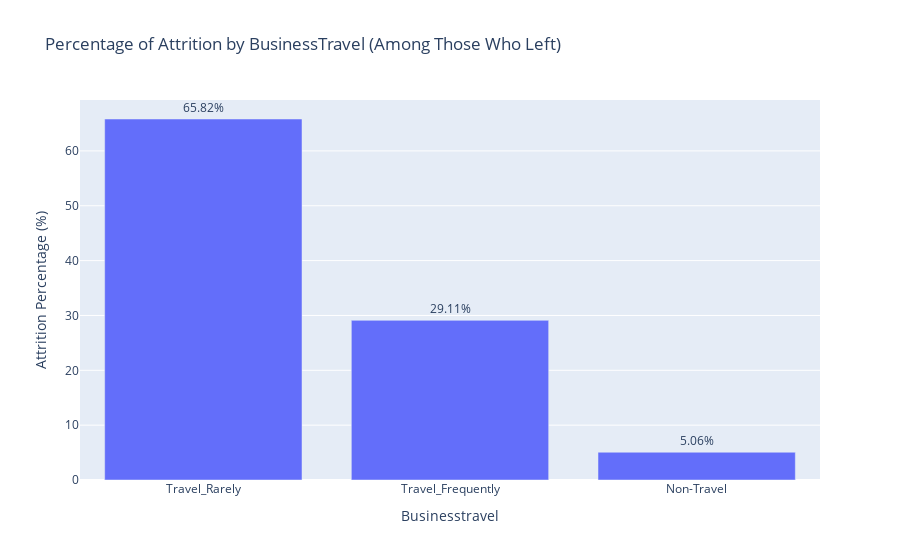
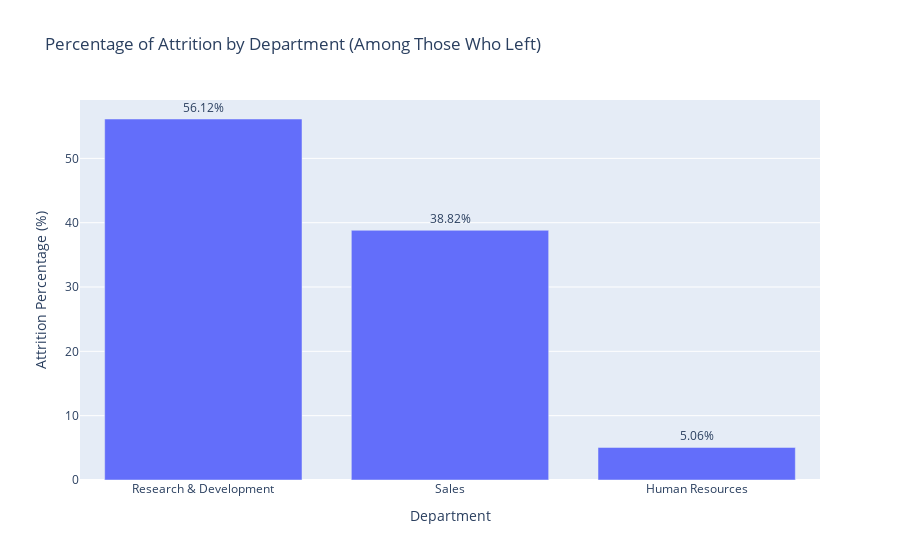
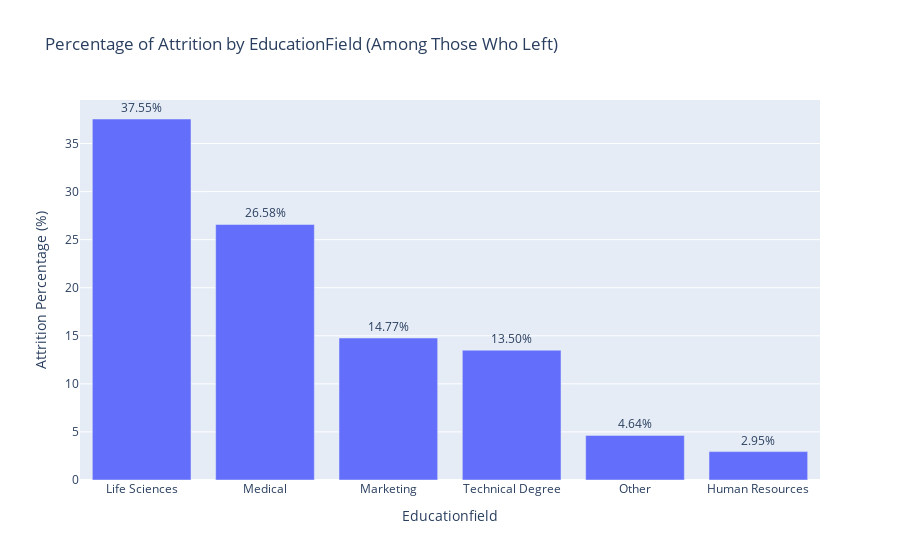
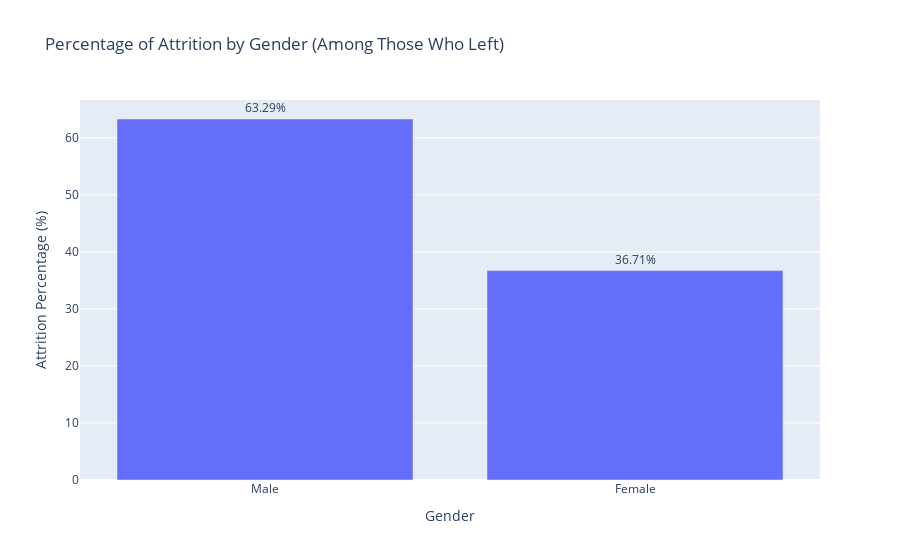

Notebook cell for these charts, in order:
### Markdown cell above
## Analyze a multiple variables by creating functions

### Code cell
def analyze_attrition_by_category(df, category_column):
    """
    Analyzes attrition percentage based on a categorical variable.

    Args:
        df (pd.DataFrame): The DataFrame containing employee data with an 'Attrition' column (True/False)
                           and the specified categorical column.
        category_column (str): The name of the categorical column to analyze.

    Returns:
        pd.DataFrame: A DataFrame showing the percentage of attrition for each category,
                      or None if the category column is not found.
    """
    if category_column not in df.columns:
        print(f"Error: Column '{category_column}' not found in the DataFrame.")
        return None

    attrition_df = df[df['Attrition_Flag'] == True].copy()
    attrition_by_category = attrition_df.groupby(category_column).size().reset_index(name='AttritionCount')
    total_attrition = attrition_by_category['AttritionCount'].sum()

    if total_attrition > 0:
        attrition_by_category['AttritionPercentage'] = (attrition_by_category['AttritionCount'] / total_attrition) * 100
        attrition_by_category = attrition_by_category.sort_values(ascending=False, by= 'AttritionPercentage')

    else:
        attrition_by_category['AttritionPercentage'] = 0.0

    return attrition_by_category

def plot_attrition_percentage(df_results, category_column):
    """
    Plots the attrition percentage by category using Plotly barplot.

    Args:
        df_results (pd.DataFrame): DataFrame output from analyze_attrition_by_category.
        category_column (str): The name of the categorical column being plotted.
    """
    if df_results is not None and not df_results.empty:
        fig = px.bar(df_results,
                     x=category_column,
                     y='AttritionPercentage',
                     title=f'Percentage of Attrition by {category_column} (Among Those Who Left)',
                     labels={'AttritionPercentage': 'Attrition Percentage (%)',
                             category_column: category_column.replace('_', ' ').title()})  # Improve label
        # Add percentage values above the bars
        fig.update_traces(texttemplate='%{y:.2f}%', textposition='outside')
        fig.update_layout(uniformtext_minsize=8, uniformtext_mode='hide')
        fig.show()
    elif df_results is None:
        pass  # Error message already printed in analyze_attrition_by_category
    else:
        print(f"No attrition data to plot for {category_column}.")



# List categorical columns you want to analyze
#categorical_cols_to_analyze = ['Education_label', 'EnvironmentSatisfaction_label','JobInvolvement_label','JobSatisfaction_label','PerformanceRating_label','RelationshipSatisfaction_label','WorkLifeBalance_label']
categorical_cols_to_analyze = df.select_dtypes(include=object).columns
# Remove Attrition colum
categorical_cols_to_analyze = [column_x for column_x in categorical_cols_to_analyze  if column_x != 'Attrition']

# Loop through the list of categorical columns
for col in categorical_cols_to_analyze:
    print(f"\n--- Analyzing Attrition by: {col} ---")
    attrition_results = analyze_attrition_by_category(df, col)
    if attrition_results is not None:
        print(attrition_results)
        plot_attrition_percentage(attrition_results, col)

### Figure 1 — Plotly figure (JSON) as saved in the notebook; plotly's stock layout.template omitted (floating-point values rounded to 4 significant figures)
{"data": [{"hovertemplate": "Businesstravel=%{x}<br>Attrition Percentage (%)=%{y}<extra></extra>", "legendgroup": "", "marker": {"color": "#636efa", "pattern": {"shape": ""}}, "name": "", "orientation": "v", "showlegend": false, "textposition": "outside", "texttemplate": "%{y:.2f}%", "type": "bar", "x": ["Travel_Rarely", "Travel_Frequently", "Non-Travel"], "xaxis": "x", "y": [65.82, 29.11, 5.063], "yaxis": "y"}], "layout": {"barmode": "relative", "legend": {"tracegroupgap": 0}, "title": {"text": "Percentage of Attrition by BusinessTravel (Among Those Who Left)"}, "uniformtext": {"minsize": 8, "mode": "hide"}, "xaxis": {"anchor": "y", "domain": [0, 1], "title": {"text": "Businesstravel"}}, "yaxis": {"anchor": "x", "domain": [0, 1], "title": {"text": "Attrition Percentage (%)"}}}}

### Figure 2 — Plotly figure (JSON) as saved in the notebook; plotly's stock layout.template omitted (floating-point values rounded to 4 significant figures)
{"data": [{"hovertemplate": "Department=%{x}<br>Attrition Percentage (%)=%{y}<extra></extra>", "legendgroup": "", "marker": {"color": "#636efa", "pattern": {"shape": ""}}, "name": "", "orientation": "v", "showlegend": false, "textposition": "outside", "texttemplate": "%{y:.2f}%", "type": "bar", "x": ["Research & Development", "Sales", "Human Resources"], "xaxis": "x", "y": [56.12, 38.82, 5.063], "yaxis": "y"}], "layout": {"barmode": "relative", "legend": {"tracegroupgap": 0}, "title": {"text": "Percentage of Attrition by Department (Among Those Who Left)"}, "uniformtext": {"minsize": 8, "mode": "hide"}, "xaxis": {"anchor": "y", "domain": [0, 1], "title": {"text": "Department"}}, "yaxis": {"anchor": "x", "domain": [0, 1], "title": {"text": "Attrition Percentage (%)"}}}}

### Figure 3 — Plotly figure (JSON) as saved in the notebook; plotly's stock layout.template omitted (floating-point values rounded to 4 significant figures)
{"data": [{"hovertemplate": "Educationfield=%{x}<br>Attrition Percentage (%)=%{y}<extra></extra>", "legendgroup": "", "marker": {"color": "#636efa", "pattern": {"shape": ""}}, "name": "", "orientation": "v", "showlegend": false, "textposition": "outside", "texttemplate": "%{y:.2f}%", "type": "bar", "x": ["Life Sciences", "Medical", "Marketing", "Technical Degree", "Other", "Human Resources"], "xaxis": "x", "y": [37.55, 26.58, 14.77, 13.5, 4.641, 2.954], "yaxis": "y"}], "layout": {"barmode": "relative", "legend": {"tracegroupgap": 0}, "title": {"text": "Percentage of Attrition by EducationField (Among Those Who Left)"}, "uniformtext": {"minsize": 8, "mode": "hide"}, "xaxis": {"anchor": "y", "domain": [0, 1], "title": {"text": "Educationfield"}}, "yaxis": {"anchor": "x", "domain": [0, 1], "title": {"text": "Attrition Percentage (%)"}}}}

### Figure 4 — Plotly figure (JSON) as saved in the notebook; plotly's stock layout.template omitted (floating-point values rounded to 4 significant figures)
{"data": [{"hovertemplate": "Gender=%{x}<br>Attrition Percentage (%)=%{y}<extra></extra>", "legendgroup": "", "marker": {"color": "#636efa", "pattern": {"shape": ""}}, "name": "", "orientation": "v", "showlegend": false, "textposition": "outside", "texttemplate": "%{y:.2f}%", "type": "bar", "x": ["Male", "Female"], "xaxis": "x", "y": [63.29, 36.71], "yaxis": "y"}], "layout": {"barmode": "relative", "legend": {"tracegroupgap": 0}, "title": {"text": "Percentage of Attrition by Gender (Among Those Who Left)"}, "uniformtext": {"minsize": 8, "mode": "hide"}, "xaxis": {"anchor": "y", "domain": [0, 1], "title": {"text": "Gender"}}, "yaxis": {"anchor": "x", "domain": [0, 1], "title": {"text": "Attrition Percentage (%)"}}}}
